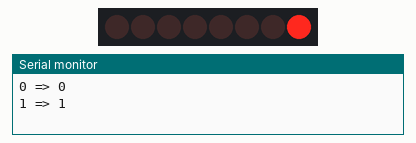
Recording of a sketch running on a simulated Arduino Uno, built with avr-gcc and run on an emulated ATmega328P. Shown: 8 shift-register outputs drawn as a row of LEDs (first output left, lit = HIGH), the last lines printed to the serial monitor. Wiring (inferred from the names in the program): shift register (74HC595): data pin 11; shift clock pin 12; latch pin 8. Wiring (inferred from the signals the program sends): row of LEDs: on Q0, Q1, Q2, Q3, Q4, Q5, Q6, Q7.

Above: at 1.1 s.
At 5.1 s:
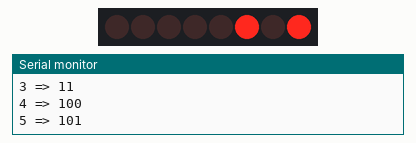
At 10.1 s:
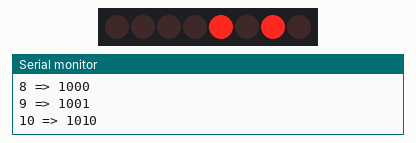
At 20.1 s:
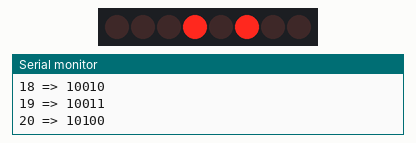
At 29.1 s:
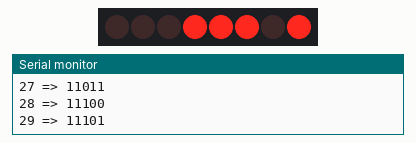
At 39.1 s:
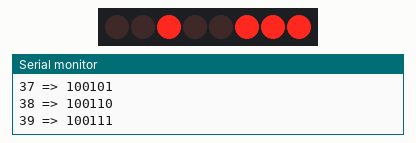
Timing chart, 0 to 40.0 s (numbered marks = the images above):
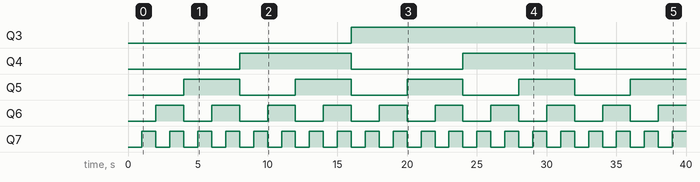

The sketch:

numbers.ino
```cpp
// Определение номеров пинов Arduino, подключенных к микросхеме 74HC595
int latchPin = 8; // Пин, подключенный к ST_CP (RCLK) регистра сдвига
int clockPin = 12; // Пин, подключенный к SH_CP (SRCLK) регистра сдвига
int dataPin = 11; // Пин, подключенный к DS (DATA) регистра сдвига
void setup() {
// Настраиваем пины микроконтроллера как выходы
pinMode(latchPin, OUTPUT);
pinMode(clockPin, OUTPUT);
pinMode(dataPin, OUTPUT);
// Инициализируем последовательное соединение для отладки
Serial.begin(9600);
}
void loop() {
// Перебираем числа от 0 до 255 для отображения на светодиодах
for (int numberToDisplay = 0; numberToDisplay < 256; numberToDisplay++) {
// Выводим текущее число в последовательный порт
Serial.print(numberToDisplay);
Serial.print(" => ");
// Выводим двоичное представление числа
Serial.println(numberToDisplay, BIN);
// Опускаем latchPin перед началом передачи данных
digitalWrite(latchPin, LOW);
// Отправляем биты в регистр сдвига
shiftOut(dataPin, clockPin, LSBFIRST, numberToDisplay);
// Поднимаем latchPin после передачи данных для активации выходов регистра
//сдвига
digitalWrite(latchPin, HIGH);
// Задержка между обновлениями светодиодов
delay(1000);
}
}
```

Measured:
- by itself, Q3: LOW → HIGH at 16.0 s, → LOW 16.0 s later
- by itself, Q4: alternates HIGH for 8.0 s and LOW for 8.0 s
- by itself, Q5: alternates HIGH for 4.0 s and LOW for 4.0 s
- by itself, Q6: alternates HIGH for 2.0 s and LOW for 2.0 s
- by itself, Q7: alternates HIGH for 1.0 s and LOW for 1.0 s
